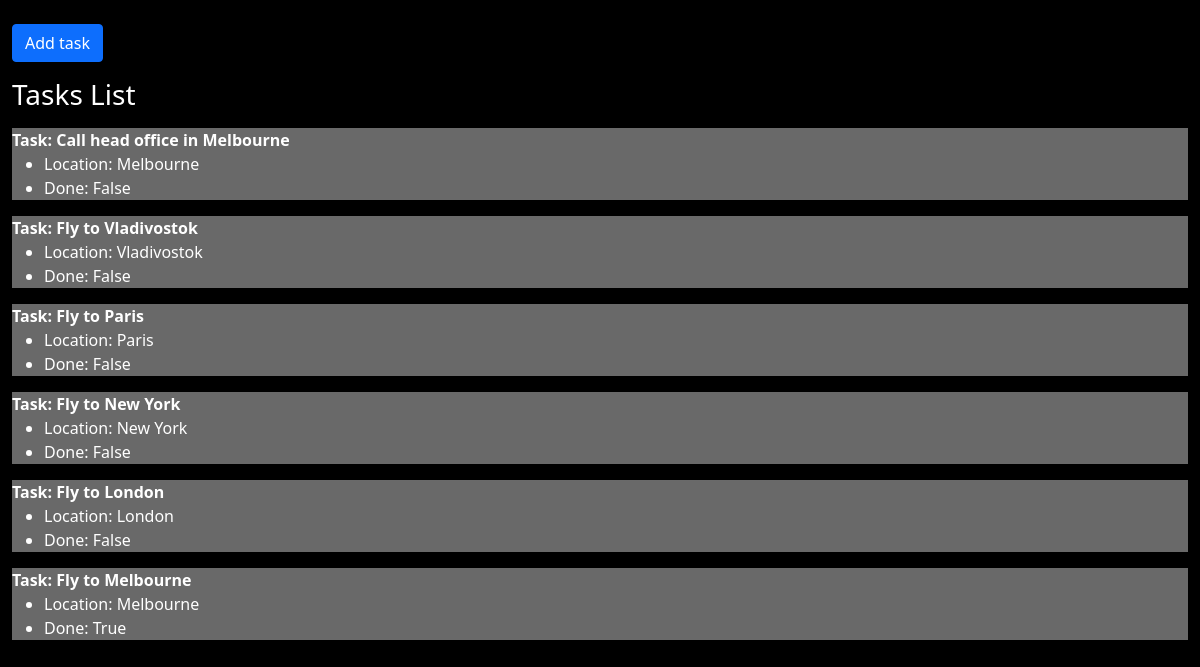
The page /todos/ on the database its author committed.
### todos/models.py (models this page shows, shortened)
class Todo(models.Model):
    MELBOURNE = 'Melbourne'
    LONDON = 'London'
    NEW_YORK = 'New York'
    PARIS = 'Paris'
    VLADIVOSTOK = 'Vladivostok'
    CITY_CHOICES = [
        (MELBOURNE, 'Melbourne'),
        (LONDON, 'London'),
        (NEW_YORK, 'New York'),
        (PARIS, 'Paris'),
        (VLADIVOSTOK, 'Vladivostok'),
    ]
    task = models.CharField(max_length=255, unique_for_date='created')
    location = models.CharField(max_length=255, choices=CITY_CHOICES)
    temperature = models.FloatField()
    done = models.BooleanField(default=False)
    created = models.DateTimeField(auto_now_add=True)
    updated = models.DateTimeField(auto_now=True)
    class Meta:
        ordering = ('-created',)

### todos/views/list_view.py (the view)
# urls.py: path('', views.TodoListView.as_view(), name='list'),
class TodoListView(ListView):
    model = Todo
    context_object_name = 'todos'
    template_name = 'todos/todo_list_view.html'

### todos/templates/todos/todo_list_view.html (shortened to what this page needs)
{% extends "todos/base.html" %}
{% block content %}
  <br>
  <p>
    <a href="{% url 'todos:create' %}" class="btn btn-primary">Add task</a>
  </p>
  <p>
    <h3>Tasks List</h3>
  </p>
  <div class="todos">
    {% for todo in todos %}
      <a href="{% url 'todos:detail' todo.id %}">
        <div class="todo">
          <strong>Task: {{todo.task}}</strong>
          <ul>
            <li>Location: {{todo.location}}</li>
            <li>Done: {{todo.done}}</li>
          </ul>
        </div>
      </a>
    {% endfor %}
  </div>
{% endblock %}

### todos/static/todos/css/todos.css (style rules this page uses)
body { background-color: black; color: white; }
a { text-decoration: none; color: white; }
.todos { width: 100%; }
.todo { background-color: dimgrey; }

### rows shown on the page
Todo: task "Call head office in Melbourne", location "Melbourne", done "False"
Todo: task "Fly to Vladivostok", location "Vladivostok", done "False"
Todo: task "Fly to Paris", location "Paris", done "False"
Todo: task "Fly to New York", location "New York", done "False"
Todo: task "Fly to London", location "London", done "False"
Todo: task "Fly to Melbourne", location "Melbourne", done "True"
